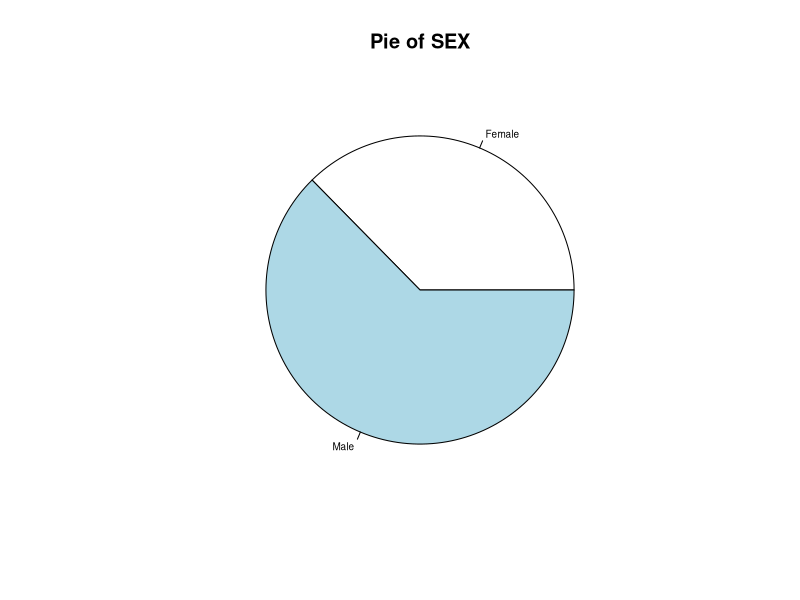
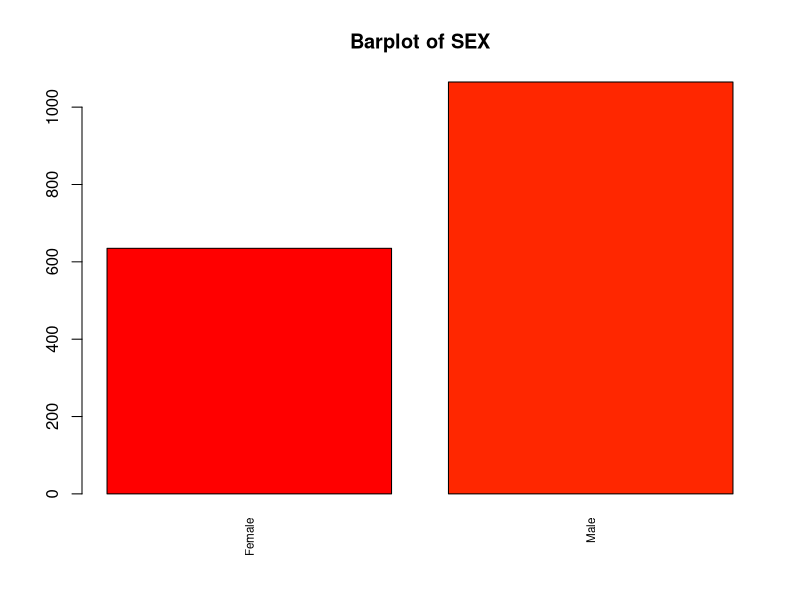
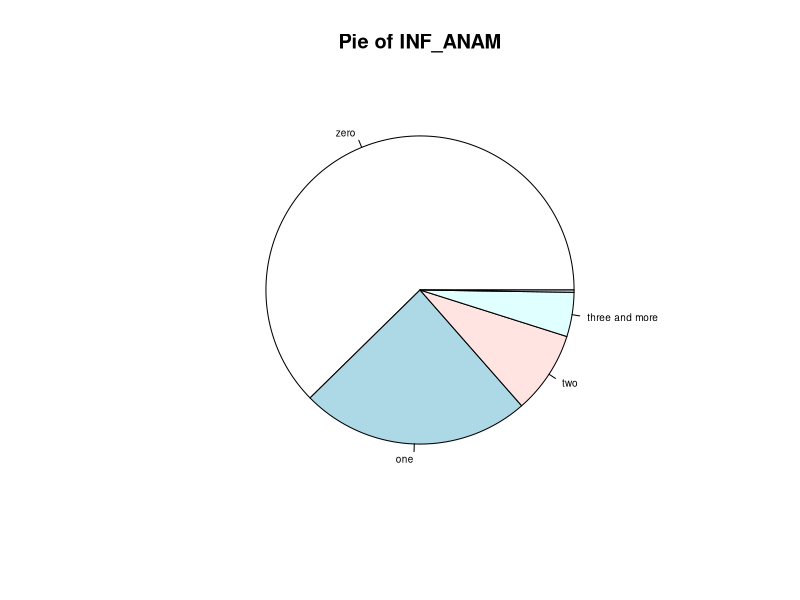
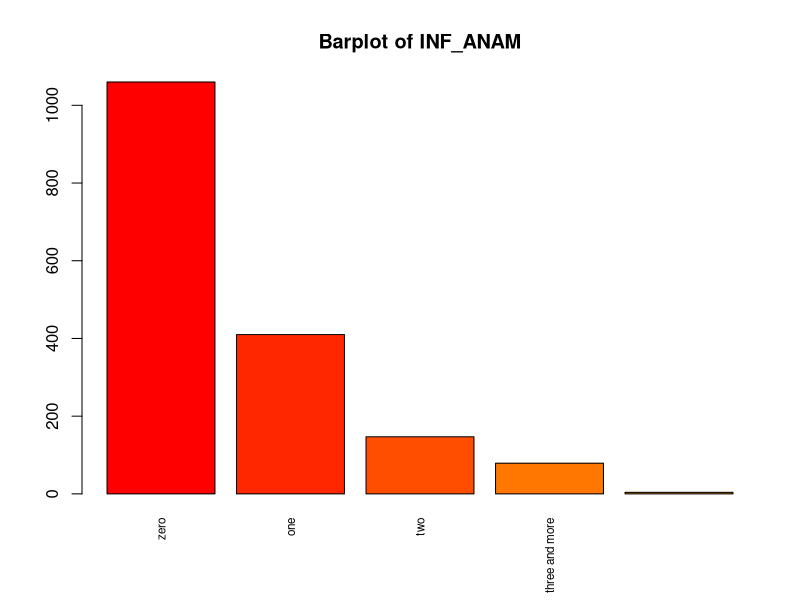
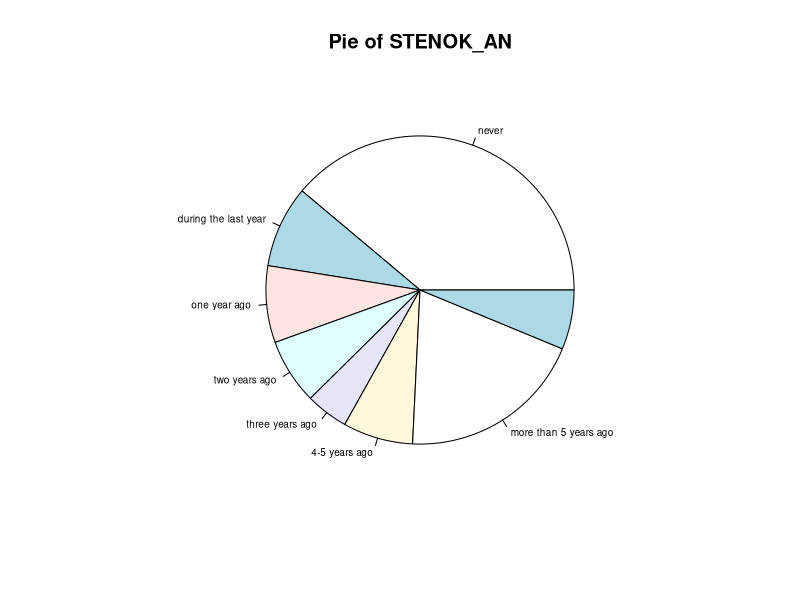
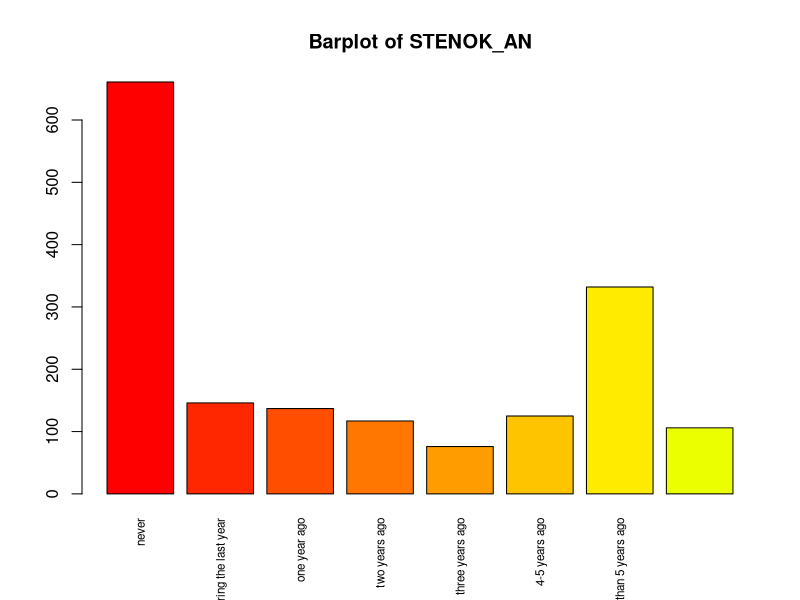
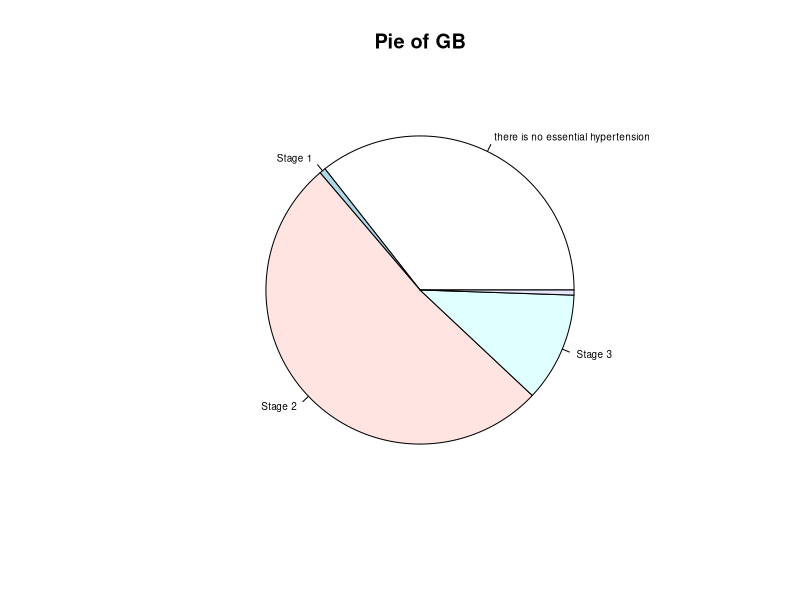
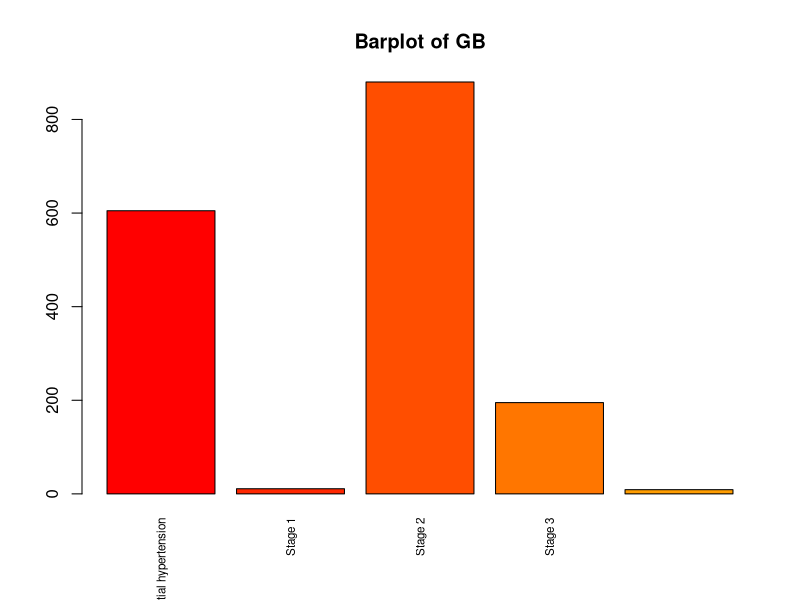

The R script that drew these images, in order:
## ---- chunk 1
# dd <- read.table("D:/karina/docencia/areferenciesPPT/0DadesPractiques/CREDSCO/credscoCategoriques2.csv",header=T, sep=";", dec=",")
#dd<- read.csv("D:/karina/TFGs/GrauEstadistica/MarcPinar/data.csv", sep=";")

#dataset<-"platjaDaro"
#dataset<-"futbol"

#setwd("D:/karina/projectes/ON/a2020INSESSCOVIDisocial/18DadesTallers")
#dd<- read.table("2Formulari5TPlataDarov1.csv",header=T, sep=",", dec=".", na.strings="*");
#dataset<-"planta"


dataset<-"Filtered_dataset"



## ---- chunk 2

#setwd("./Documents/UNI/MD/MD2526/")
#setwd(dirname(rstudioapi::getActiveDocumentContext()$path))
dd <- read.table("Filtered_dataset.csv", header=T, sep=",");

## ---- chunk 3
class(dd)
## ---- chunk 4
class(dd)
## ---- chunk 5
dim(dd)
n<-dim(dd)[1]
K<-dim(dd)[2]

n
K
## ---- chunk 6
names(dd)
data.frame(ID = seq_along(dd), Name = names(dd))
## ---- chunk 7

descriptiva<-function(X, nom){
  if (!(is.numeric(X))){ 
    # Categoricas
    
    frecs<-table(as.factor(X), useNA="ifany")
    proportions<-frecs/n
    #ojo, decidir si calcular porcentages con o sin missing values
    pie(frecs, cex=0.6, main=paste("Pie of", nom))
    barplot(frecs, las=3, cex.names=0.7, main=paste("Barplot of", nom), col=listOfColors)
    print(paste("Number of modalities: ", length(frecs)))
    print("Frequency table")
    print(frecs)
    print("Relative frequency table (proportions)")
    print(proportions)
    print("Frequency table sorted")
    print(sort(frecs, decreasing=TRUE))
    print("Relative frequency table (proportions) sorted")
    print(sort(proportions, decreasing=TRUE))
    
   }
  else{
       # Numericas
       
       hist(X, main=paste("Histogram of", nom))
       boxplot(X, horizontal=TRUE, main=paste("Boxplot of",nom))
       print("Extended Summary Statistics")
       print(summary(X))
       print(paste("sd: ", sd(X, na.rm=TRUE)))
       print(paste("vc: ", sd(X, na.rm=TRUE)/mean(X, na.rm=TRUE)))
       print("Q-Q plot ")
      qqnorm(X, main = paste("QQ Plot of", nom)) # Crea el gráfico Q-Q
      qqline(X, col="red") # Añade la línea de referencia normal

      shapiro<- shapiro.test(X)
      print(shapiro)
  }
   
}

#dataset<-dd
actives<-c(1:K)
#colDate<-1
#if (dataset=="platjaDaro")
#  {dd[,colDate]<-as.Date(dd[, colDate], format="%d/%m/%y %h:%m:%s")
#   actives<-c(3:44)
#   }

## ---- chunk 8
listOfColors<-rainbow(39)


# esto es para cambiar el tipo de las categoricas
    
    dd$SEX <- factor(dd$SEX, 
              levels= c(0,1), 
              labels = c("Female", "Male"))
    dd$INF_ANAM <- factor(dd$INF_ANAM, 
              levels= c(0,1,2,3), 
              labels = c("zero", "one", "two", "three and more"))
    dd$STENOK_AN <- factor(dd$STENOK_AN, 
              levels= c(0,1,2,3,4,5,6), 
              labels = c("never", "during the last year", "one year ago", 
                         "two years ago", "three years ago", "4-5 years ago", "more than 5 years ago"))
    dd$LET_IS <- factor(dd$LET_IS,                      
              levels= c(0,1,2,3,4,5,6,7), 
              labels = c("unknown (alive)" ,"cardiogenic shock	","pulmonary edema	",
                         "myocardial rupture","progress of congestive heart failure",
                         "thromboembolism", "asystole", "ventricular fibrillation"))
    dd$GB <- factor(dd$GB,                      
              levels= c(0,1,2,3), 
              labels = c("there is no essential hypertension","Stage 1","Stage 2","Stage 3"))
    dd$SIM_GIPERT <- factor(dd$SIM_GIPERT,                      
              levels= c(0,1), 
              labels = c("no", "yes"))
    dd$ZSN_A <- factor(dd$ZSN_A,
              ordered = TRUE,                           # EN R NO SE PUEDE HACER ORDEN PARCIAL! ASÍ QUE LO DEJAMOS ASÍ
              levels= c(0,1,2,3,4), 
              labels = c("there is no chronic heart failure",
                         "I stage",
                         "IIÐ stage (heart failure due to right ventricular systolic dysfunction)	",
                         "IIÐ stage (heart failure due to left ventricular systolic dysfunction)",
                         "IIB stage (heart failure due to left and right ventricular systolic dysfunction)"))
    dd$endocr_01 <- factor(dd$endocr_01,                      
              levels= c(0,1), 
              labels = c("no", "yes"))

par(ask=TRUE)
for(k in actives){
# If per fer la descriptiva de les variables que ens interessen (estan identificades per una id númerica. corre data.frame... que està més amunt per veure la correspondència)
  
  # QUITO EL IF PARA PROBAR, CREO QUE NO HACE FALTA PORQUE EL DATASET FILTRADO SOLO TIENE COLUMNAS QUE NOS INTERESAN
  # if(k == 2 || k == 37 ||k == 38 ||k == 84 ||k == 86 ||k == 90  || k == 89 || k == 3|| k == "SMOKE" || k == "DIABETES" ||k == "HYPERTENSION" ||k == "INF_ANAM" ||k == "STENOK_ANAM" ||k == "CHD_ANAM" ||k == "MORTALITY" ||k == "COM_SUM"){
    
    if (k != 1) { # para omitir el ID
    
    
    
    print(paste("variable ", k, ":", names(dd)[k] ))
    
    
    
    descriptiva(dd[,k], names(dd)[k])
    
    
  }
}
par(ask=FALSE)

#per exportar figures d'R per programa
#dev.off()
#png(file=mypath,width = 950, height = 800, units = "px")
#dev.off()

